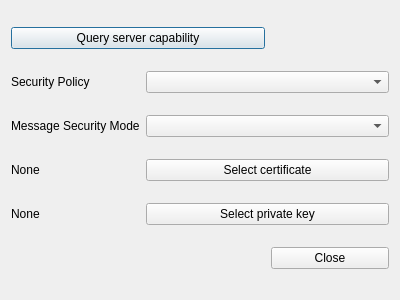
<?xml version="1.0" encoding="UTF-8"?>
<ui version="4.0">
    <class>ConnectionDialog</class>
    <widget class="QDialog" name="ConnectionDialog">
        <property name="geometry">
            <rect>
                <x>0</x>
                <y>0</y>
                <width>400</width>
                <height>300</height>
            </rect>
        </property>
        <property name="windowTitle">
            <string>ConnectionDialog</string>
        </property>
        <layout class="QGridLayout" name="gridLayout">
            <item row="0" column="0" colspan="2">
                <widget class="QPushButton" name="queryButton">
                    <property name="text">
                        <string>Query server capability</string>
                    </property>
                </widget>
            </item>
            <item row="1" column="0">
                <widget class="QLabel" name="label">
                    <property name="text">
                        <string>Security Policy</string>
                    </property>
                </widget>
            </item>
            <item row="1" column="1" colspan="2">
                <widget class="QComboBox" name="policyComboBox"/>
            </item>
            <item row="2" column="0">
                <widget class="QLabel" name="label_2">
                    <property name="text">
                        <string>Message Security Mode</string>
                    </property>
                </widget>
            </item>
            <item row="2" column="1" colspan="2">
                <widget class="QComboBox" name="modeComboBox"/>
            </item>
            <item row="3" column="0">
                <widget class="QLabel" name="certificateLabel">
                    <property name="text">
                        <string>None</string>
                    </property>
                </widget>
            </item>
            <item row="3" column="1" colspan="2">
                <widget class="QPushButton" name="certificateButton">
                    <property name="text">
                        <string>Select certificate</string>
                    </property>
                </widget>
            </item>
            <item row="4" column="0">
                <widget class="QLabel" name="privateKeyLabel">
                    <property name="text">
                        <string>None</string>
                    </property>
                </widget>
            </item>
            <item row="4" column="1" colspan="2">
                <widget class="QPushButton" name="privateKeyButton">
                    <property name="text">
                        <string>Select private key</string>
                    </property>
                </widget>
            </item>
            <item row="5" column="2">
                <widget class="QPushButton" name="closeButton">
                    <property name="text">
                        <string>Close</string>
                    </property>
                </widget>
            </item>
        </layout>
    </widget>
    <layoutdefault spacing="6" margin="11"/>
    <resources/>
    <connections/>
</ui>
